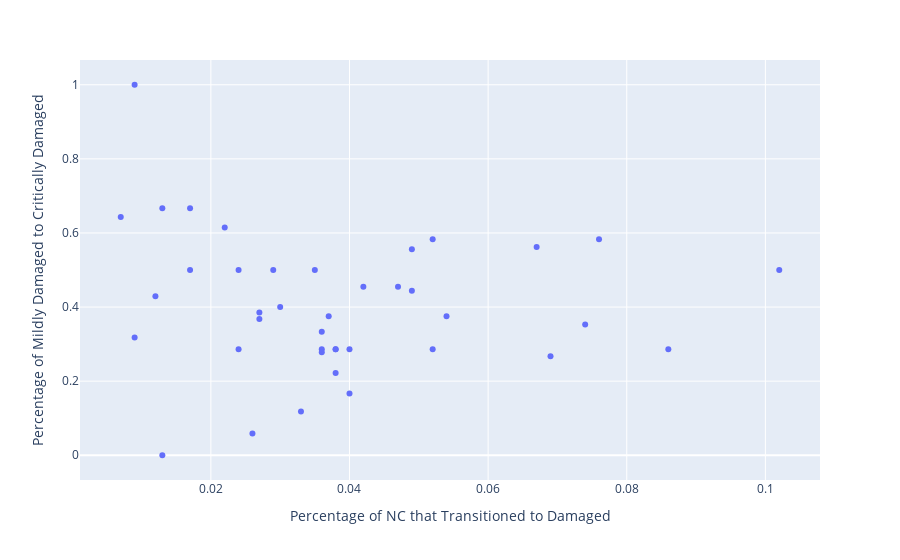

The notebook cell saved with this chart:
### Markdown cell above
# To Find Out:
What constitutes low transition activity for slabs in a given milemarker? A high transition activity?

### Code cell
import pandas as pd
import matplotlib.pyplot as plt
import seaborn as sns
import numpy as np
import plotly.express as px

from sklearn.cluster import KMeans
from sklearn.preprocessing import StandardScaler

df = pd.read_csv('../spreadsheet_data/rate_of_damage_vs_damage.csv')
kmeans_fig = px.scatter(df, x='Percentage of NC that Transitioned to Damaged', 
                        y='Percentage of Mildly Damaged to Critically Damaged')

kmeans_fig.show()

### Figure 1 — Plotly figure (JSON) as saved in the notebook; plotly's stock layout.template omitted (floating-point values rounded to 4 significant figures)
{"data": [{"hovertemplate": "Percentage of NC that Transitioned to Damaged=%{x}<br>Percentage of Mildly Damaged to Critically Damaged=%{y}<extra></extra>", "legendgroup": "", "marker": {"color": "#636efa", "symbol": "circle"}, "mode": "markers", "name": "", "orientation": "v", "showlegend": false, "type": "scatter", "x": [0.038, 0.027, 0.036, 0.024, 0.037, 0.038, 0.035, 0.027, 0.024, 0.012, 0.017, 0.013, 0.047, 0.049, 0.04, 0.036, 0.069, 0.074, 0.102, 0.076, 0.052, 0.086, 0.067, 0.007, 0.054, 0.042, 0.049, 0.017, 0.029, 0.013, 0.03, 0.009, 0.033, 0.009, 0.026, 0.036, 0.038, 0.04, 0.052, 0.022], "xaxis": "x", "y": [0.222, 0.368, 0.333, 0.5, 0.375, 0.286, 0.5, 0.385, 0.286, 0.429, 0.667, 0.667, 0.455, 0.556, 0.286, 0.286, 0.267, 0.353, 0.5, 0.583, 0.583, 0.286, 0.562, 0.643, 0.375, 0.455, 0.444, 0.5, 0.5, 0, 0.4, 1, 0.118, 0.318, 0.059, 0.278, 0.286, 0.167, 0.286, 0.615], "yaxis": "y"}], "layout": {"legend": {"tracegroupgap": 0}, "margin": {"t": 60}, "xaxis": {"anchor": "y", "domain": [0, 1], "title": {"text": "Percentage of NC that Transitioned to Damaged"}}, "yaxis": {"anchor": "x", "domain": [0, 1], "title": {"text": "Percentage of Mildly Damaged to Critically Damaged"}}}}
